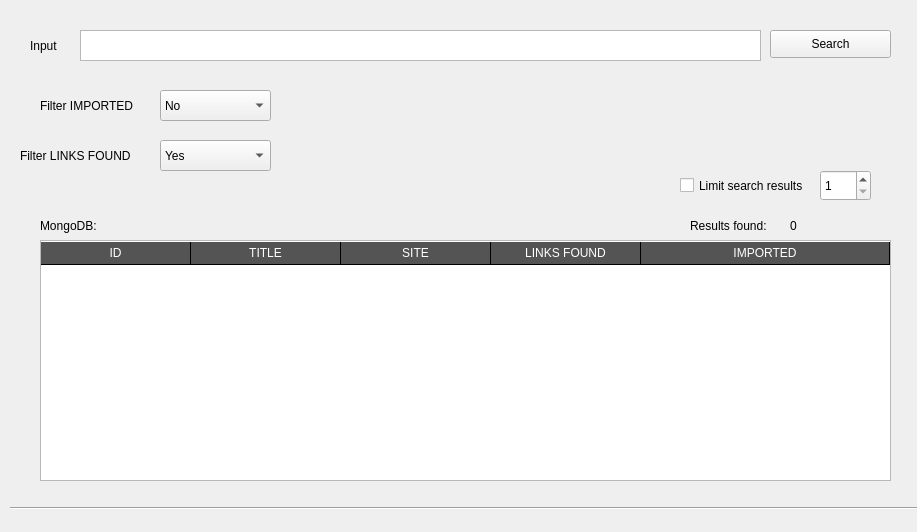
<?xml version="1.0" encoding="UTF-8"?>
<ui version="4.0">
 <class>MainWindow</class>
 <widget class="QMainWindow" name="MainWindow">
  <property name="geometry">
   <rect>
    <x>0</x>
    <y>0</y>
    <width>917</width>
    <height>532</height>
   </rect>
  </property>
  <property name="windowTitle">
   <string>MainWindow</string>
  </property>
  <widget class="QWidget" name="centralwidget">
   <widget class="QTableWidget" name="tableWidget">
    <property name="geometry">
     <rect>
      <x>40</x>
      <y>240</y>
      <width>851</width>
      <height>241</height>
     </rect>
    </property>
    <property name="maximumSize">
     <size>
      <width>16777215</width>
      <height>16777215</height>
     </size>
    </property>
    <property name="font">
     <font>
      <family>MS Shell Dlg 2</family>
      <pointsize>9</pointsize>
     </font>
    </property>
    <property name="styleSheet">
     <string notr="true">QHeaderView::section {
	color: rgb(255, 255, 255);
	background-color: rgb(84, 84, 84);
 	border-bottom: 1px solid #000000;
 	border-left: 0px solid #000000;
	border-top: 1px solid #000000;
	border-right: 1px solid #000000;
    font-size: 9pt;
	padding : 2px;
	}

QTableWidget {
    gridline-color: #000000;
	font: 9pt &quot;MS Shell Dlg 2&quot;	
	}

QHeaderView::section:horizontal {
    border-top: 1px solid #ffffff;
	}

QHeaderView::section:vertical {
	border-left: 1px solid #ffffff;
	border-top: 1px solid #78beff;
	}

 QTableView QTableCornerButton::section {
    background: #aaff7f;
	border: 2px outset #aaff7f;
 	}


</string>
    </property>
    <property name="frameShape">
     <enum>QFrame::StyledPanel</enum>
    </property>
    <property name="sizeAdjustPolicy">
     <enum>QAbstractScrollArea::AdjustToContents</enum>
    </property>
    <property name="editTriggers">
     <set>QAbstractItemView::NoEditTriggers</set>
    </property>
    <attribute name="horizontalHeaderDefaultSectionSize">
     <number>150</number>
    </attribute>
    <attribute name="horizontalHeaderMinimumSectionSize">
     <number>39</number>
    </attribute>
    <attribute name="horizontalHeaderStretchLastSection">
     <bool>true</bool>
    </attribute>
    <attribute name="verticalHeaderVisible">
     <bool>false</bool>
    </attribute>
    <column>
     <property name="text">
      <string>ID</string>
     </property>
    </column>
    <column>
     <property name="text">
      <string>TITLE</string>
     </property>
    </column>
    <column>
     <property name="text">
      <string>SITE</string>
     </property>
    </column>
    <column>
     <property name="text">
      <string>LINKS FOUND</string>
     </property>
    </column>
    <column>
     <property name="text">
      <string>IMPORTED</string>
     </property>
    </column>
   </widget>
   <widget class="QLabel" name="label">
    <property name="geometry">
     <rect>
      <x>30</x>
      <y>30</y>
      <width>55</width>
      <height>31</height>
     </rect>
    </property>
    <property name="font">
     <font>
      <pointsize>9</pointsize>
     </font>
    </property>
    <property name="text">
     <string>Input</string>
    </property>
   </widget>
   <widget class="QTextEdit" name="textEdit_query">
    <property name="geometry">
     <rect>
      <x>80</x>
      <y>30</y>
      <width>681</width>
      <height>31</height>
     </rect>
    </property>
   </widget>
   <widget class="QPushButton" name="pushButton_search">
    <property name="geometry">
     <rect>
      <x>770</x>
      <y>30</y>
      <width>121</width>
      <height>28</height>
     </rect>
    </property>
    <property name="font">
     <font>
      <pointsize>9</pointsize>
     </font>
    </property>
    <property name="text">
     <string>Search</string>
    </property>
   </widget>
   <widget class="QLabel" name="label_2">
    <property name="geometry">
     <rect>
      <x>40</x>
      <y>90</y>
      <width>111</width>
      <height>31</height>
     </rect>
    </property>
    <property name="font">
     <font>
      <pointsize>9</pointsize>
     </font>
    </property>
    <property name="text">
     <string>Filter IMPORTED</string>
    </property>
   </widget>
   <widget class="QComboBox" name="comboBox_imported">
    <property name="geometry">
     <rect>
      <x>160</x>
      <y>90</y>
      <width>111</width>
      <height>31</height>
     </rect>
    </property>
    <item>
     <property name="text">
      <string>No</string>
     </property>
    </item>
    <item>
     <property name="text">
      <string>Yes</string>
     </property>
    </item>
    <item>
     <property name="text">
      <string>Show all</string>
     </property>
    </item>
   </widget>
   <widget class="QLabel" name="label_3">
    <property name="geometry">
     <rect>
      <x>20</x>
      <y>140</y>
      <width>131</width>
      <height>31</height>
     </rect>
    </property>
    <property name="font">
     <font>
      <pointsize>9</pointsize>
     </font>
    </property>
    <property name="text">
     <string>Filter LINKS FOUND</string>
    </property>
   </widget>
   <widget class="QComboBox" name="comboBox_links_found">
    <property name="geometry">
     <rect>
      <x>160</x>
      <y>140</y>
      <width>111</width>
      <height>31</height>
     </rect>
    </property>
    <item>
     <property name="text">
      <string>Yes</string>
     </property>
    </item>
    <item>
     <property name="text">
      <string>No</string>
     </property>
    </item>
    <item>
     <property name="text">
      <string>Show all</string>
     </property>
    </item>
   </widget>
   <widget class="QLabel" name="label_4">
    <property name="geometry">
     <rect>
      <x>690</x>
      <y>210</y>
      <width>101</width>
      <height>31</height>
     </rect>
    </property>
    <property name="font">
     <font>
      <pointsize>9</pointsize>
     </font>
    </property>
    <property name="text">
     <string>Results found:</string>
    </property>
   </widget>
   <widget class="QLabel" name="label_total_results">
    <property name="geometry">
     <rect>
      <x>790</x>
      <y>210</y>
      <width>61</width>
      <height>31</height>
     </rect>
    </property>
    <property name="font">
     <font>
      <pointsize>9</pointsize>
     </font>
    </property>
    <property name="text">
     <string>0</string>
    </property>
   </widget>
   <widget class="QLabel" name="label_5">
    <property name="geometry">
     <rect>
      <x>40</x>
      <y>210</y>
      <width>131</width>
      <height>31</height>
     </rect>
    </property>
    <property name="font">
     <font>
      <pointsize>9</pointsize>
     </font>
    </property>
    <property name="text">
     <string>MongoDB:</string>
    </property>
   </widget>
   <widget class="Line" name="line">
    <property name="geometry">
     <rect>
      <x>10</x>
      <y>500</y>
      <width>961</width>
      <height>16</height>
     </rect>
    </property>
    <property name="orientation">
     <enum>Qt::Horizontal</enum>
    </property>
   </widget>
   <widget class="QSpinBox" name="spinBox">
    <property name="geometry">
     <rect>
      <x>820</x>
      <y>170</y>
      <width>51</width>
      <height>31</height>
     </rect>
    </property>
    <property name="font">
     <font>
      <pointsize>9</pointsize>
     </font>
    </property>
    <property name="minimum">
     <number>1</number>
    </property>
    <property name="maximum">
     <number>999</number>
    </property>
   </widget>
   <widget class="QCheckBox" name="checkBox">
    <property name="geometry">
     <rect>
      <x>680</x>
      <y>170</y>
      <width>141</width>
      <height>31</height>
     </rect>
    </property>
    <property name="text">
     <string>Limit search results</string>
    </property>
   </widget>
  </widget>
 </widget>
 <resources/>
 <connections/>
</ui>
